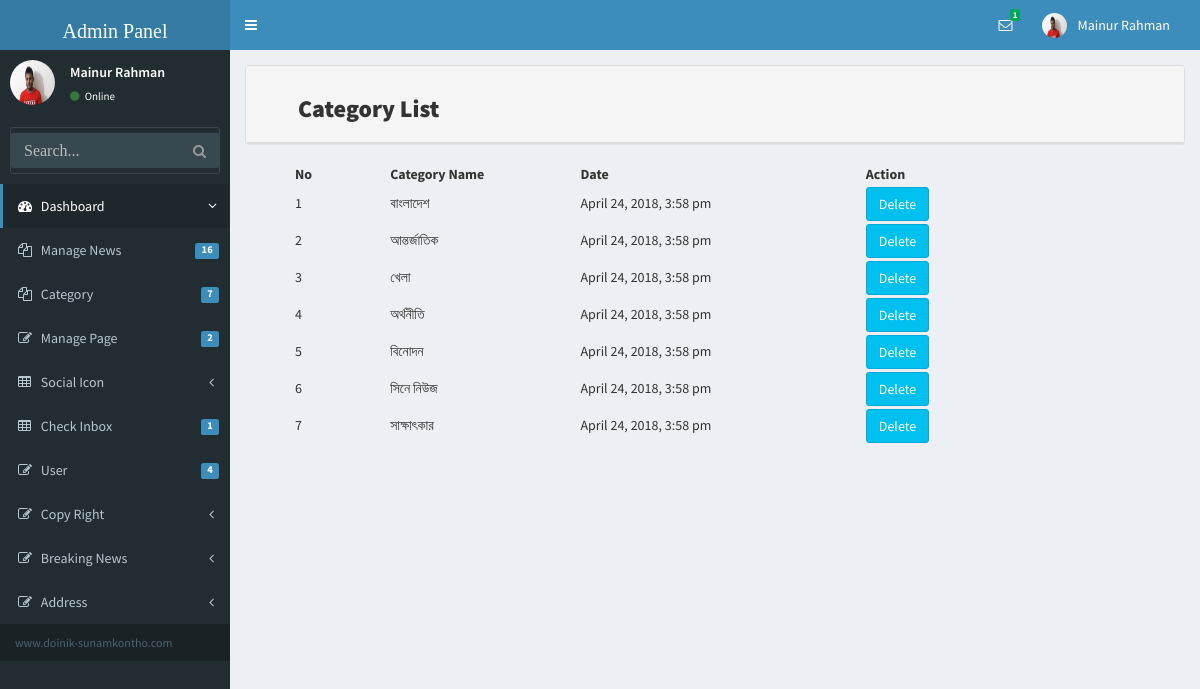
Page /admin/cat_list.php (signed in) on the committed database.
### tables this page shows
CREATE TABLE `category` (
  `id` int(10) NOT NULL,
  `category_name` varchar(55) NOT NULL,
  `date` timestamp NOT NULL DEFAULT CURRENT_TIMESTAMP
);

### library/Database.php (called while the page is built, shortened)
<?php
Class Database{
	public $host   = DB_HOST;
	public $user   = DB_USER;
	public $pass   = DB_PASS;
	public $dbname = DB_NAME;
	public $link;
	private function connectDB(){
	$this->link = new mysqli($this->host, $this->user, $this->pass, $this->dbname);
     $this->link->query("set_character_setresults='utf8'");
     $this->link->set_charset("utf8");
   }
	public function select($query){
		$result = $this->link->query($query) or die($this->link->error.__LINE__);
		if($result->num_rows > 0){
			return $result;
		} else {
			return false;
		}
	}
}

### library/Session.php (called while the page is built, shortened)
<?php
class Session
{
	public static function get($key){
		if (isset($_SESSION[$key])){
			$result = $_SESSION[$key];
		}
		if (isset($result)) {
			return $result;
		}else{
			return false;
		}
	}
}
?>

### library/Helper.php (called while the page is built, shortened)
<?php
class helper{
	public function formatDate($date){
		return date('F j, Y, g:i a', strtotime($date));
	}
}
?>

### admin/cat_list.php (the view, shortened to what this page needs)
<?php include('include/header.php'); ?>
   <?php include('include/sidebar.php'); ?>
      <div class="content-wrapper">
        <section class="content">
          <div class="row">
      <div class="col-md-12">
            <div class="panel panel-default">
              <div class="panel-heading">
                <h3>Category List</h3>
              </div>
            </div>
       <form>
         <table style="margin-left: 50px;">
            <thead>
            <tr>
              <th width="15%">No</th>
              <th width="30%">Category Name</th>
              <th width="45%">Date</th>
              <th width="15%">Action</th>
            </tr>
          </thead>
           <?php
               $query = "SELECT * FROM category";
               $result = $db->select($query);
               if ($result) {
                $i=0;
                while ($data = $result->fetch_assoc()) {
                 $i++;
            ?>
          <tbody>
            <tr>
              <td><?php echo $i;?></td>
              <td><?php echo $data['category_name'];?></td>
              <td><?php echo $sql_injection->formatDate($data['date']); ?></td>
              <td>
                <a style="margin-top: 3px;" onclick="return confirm('Do you want to delete this post? if you click the ok button then your post will permanently delete');" href="?deleteId=<?php echo $data['id'];?>" class="btn btn-info">Delete
                </a>
              </td>
            </tr>
         <?php  } } ?>
          </tbody>
      </table>
    </form>
            </div>
          </div>
        </section>
      </div>
    </div>
  <?php include('include/footer.php'); ?>

### admin/include/header.php (shortened to what this page needs)
<?php include '../library/Session.php';
?>
<?php include '../library/Database.php'; ?>
<?php include '../library/Helper.php'; ?>
<?php
 $db = new Database();
 $sql_injection = new helper()
?>
<!DOCTYPE html>
<html>
  <head>
    <link href="bootstrap/css/bootstrap.min.css" rel="stylesheet" type="text/css" />
    <link href="https://maxcdn.bootstrapcdn.com/font-awesome/4.3.0/css/font-awesome.min.css" rel="stylesheet" type="text/css" />
    <link href="http://code.ionicframework.com/ionicons/2.0.0/css/ionicons.min.css" rel="stylesheet" type="text/css" />
    <link href="dist/css/AdminLTE.min.css" rel="stylesheet" type="text/css" />
    <link href="dist/css/skins/_all-skins.min.css" rel="stylesheet" type="text/css" />
    <link href="dist/css/font-awesome.min.css" rel="stylesheet" type="text/css" />
    <link rel="stylesheet" type="text/css" href="dist/css/form.css"/>
    <link rel="stylesheet" href="//code.jquery.com/ui/1.12.1/themes/base/jquery-ui.css"/>
  </head>
  <body class="skin-blue">
    <div class="wrapper">
      <?php
    $userId = Session::get('userId');
      ?>
      <header class="main-header">
        <a href="index.php" class="logo"><h1 style="font-family: impact; font-size: 20px;">Admin Panel</h1></a>
        <nav class="navbar navbar-static-top" role="navigation">
          <a href="#" class="sidebar-toggle" data-toggle="offcanvas" role="button">
          </a>
          <div class="navbar-custom-menu">
            <ul class="nav navbar-nav">
              <li class="dropdown messages-menu">
                <a href="#" class="dropdown-toggle" data-toggle="dropdown">
                  <i class="fa fa-envelope-o"></i>
              <?php
                 $query  = "SELECT * FROM user_contact where flag = '0'";
              $result = $db->select($query);
              if ($result) {
                $i=0;
                while ($data = $result->fetch_assoc()) {
                 $i++;
               ?>
               <?php } } ?>
                  <span class="label label-success"><?php if (isset($i)) {
                   echo $i;
                  } else echo"0" ?></span>
                </a>
              </li>
              <li class="dropdown user user-menu">
                <?php
                 $query  = "SELECT * FROM tbl_admin where id = '$userId'";
              $result = $db->select($query);
              if ($result) {
                while ($data = $result->fetch_assoc()) {
               ?>
                <a href="#" class="dropdown-toggle" data-toggle="dropdown">
                  <img src="<?php  echo $data['image']; ?>" class="user-image" alt=""/>
                  <span class="hidden-xs"><?php  echo $data['name']; ?></span>
                </a>
              </li>
              <?php }  } ?>
            </ul>
          </div>
        </nav>
      </header>

### admin/include/sidebar.php (shortened to what this page needs)
  <aside class="main-sidebar">
    <section class="sidebar">
      <div class="user-panel">
 <?php
$userId = Session::get('userId');
  ?>
          <?php
             $query  = "SELECT * FROM tbl_admin where id = '$userId'";
          $result = $db->select($query);
          if ($result) {
            while ($data = $result->fetch_assoc()) {
           ?>
        <div class="pull-left image">
          <img src="<?php  echo $data['image']; ?>" class="img-circle" alt="User Image" />
        </div>
        <div class="pull-left info">
          <p><?php  echo $data['name']; ?></p>
          <a href="#"><i class="fa fa-circle text-success"></i> Online</a>
        </div>
        <?php } } ?>
      </div>
      <form action="news_search.php" method="get" class="sidebar-form">
        <div class="input-group">
          <input type="text" name="search" class="form-control" placeholder="Search..." style="margin-bottom: 5px;" />
          <span class="input-group-btn">
            <button type='submit' id='search-btn' class="btn btn-flat"><i class="fa fa-search"></i></button>
          </span>
        </div>
      </form>
      <ul class="sidebar-menu">
        <li class="active treeview">
          <a href="index.php">
            <i class="fa fa-dashboard"></i> <span>Dashboard</span> <i class="fa fa-angle-left pull-right"></i>
          </a>
        </li>
        <li class="treeview">
          <a href="#">
            <i class="fa fa-files-o"></i>
            <span>Manage News</span>
           <?php
             $query  = "SELECT * FROM tbl_post";
          $result = $db->select($query);
          if ($result) {
            $i=0;
            while ($data = $result->fetch_assoc()) {
             $i++;
              }
            }
           ?>
            <span class="label label-primary pull-right"><?php echo $i; ?></span>
          </a>
        </li>
          <li class="treeview">
          <a href="#">
            <i class="fa fa-files-o"></i>
            <span>Category</span>
          <?php
             $query  = "SELECT * FROM category";
              $result = $db->select($query);
               if ($result) {
                $i=0;
                while ($data = $result->fetch_assoc()) {
               $i++;
              }
            }
           ?>
            <span class="label label-primary pull-right"><?php echo $i; ?></span>
          </a>
        </li>
        <li class="treeview">
          <a href="#">
            <i class="fa fa-edit"></i> <span>Manage Page</span>
            <?php
              $query  = "SELECT * FROM tbl_page";
               $result = $db->select($query);
                if ($result) {
                 $i=0;
                while ($data = $result->fetch_assoc()) {
               $i++;
              }
            }
           ?>
            <span class="label label-primary pull-right"><?php echo $i; ?></span>
          </a>
        </li>
        <li class="treeview">
          <a href="#">
            <i class="fa fa-table"></i> <span>Social Icon</span>
            <i class="fa fa-angle-left pull-right"></i>
          </a>
        </li>
        <li class="treeview">
          <a href="#">
            <i class="fa fa-table"></i> <span>Check Inbox</span>
            <?php
             $query  = "SELECT * FROM user_contact where flag='0'";
               $result = $db->select($query);
               if ($result) {
                 $i=0;
                while ($data = $result->fetch_assoc()) {
               $i++;
              }
            }
           ?>
            <span class="label label-primary pull-right"><?php echo $i; ?></span>
          </a>
        <?php
         $query  = "SELECT * FROM user_contact";
             $result = $db->select($query);
              if ($result) {
               $i=0;
                while ($data = $result->fetch_assoc()) {
               $i++;
              }
            }
           ?>
        </li>
        <li class="treeview">
          <a href="#">
            <i class="fa fa-edit"></i> <span>User</span>
         <?php
           $query  = "SELECT * FROM tbl_admin";
             $result = $db->select($query);
              if ($result) {
               $i=0;
                while ($data = $result->fetch_assoc()) {
               $i++;
              }
            }
           ?>
          <span class="label label-primary pull-right"><?php echo $i; ?></span>
          </a>
        </li>
        <li class="treeview">
          <a href="#">
            <i class="fa fa-edit"></i> <span>Copy Right</span>
            <i class="fa fa-angle-left pull-right"></i>
          </a>
        </li>
        <li class="treeview">
          <a href="#">
            <i class="fa fa-edit"></i> <span>Breaking News</span>
            <i class="fa fa-angle-left pull-right"></i>
          </a>
        </li>
         <li class="treeview">
          <a href="#">
            <i class="fa fa-edit"></i> <span>Address</span>
            <i class="fa fa-angle-left pull-right"></i>
          </a>
        </li>
        <li class="header">www.doinik-sunamkontho.com</li>
      </ul>
    </section>
  </aside>

### rows in the picture
category: category_name "বাংলাদেশ", date "April 24, 2018, 3:58 pm"
category: category_name "আন্তর্জাতিক", date "April 24, 2018, 3:58 pm"
category: category_name "খেলা", date "April 24, 2018, 3:58 pm"
category: category_name "অর্থনীতি", date "April 24, 2018, 3:58 pm"
category: category_name "বিনোদন", date "April 24, 2018, 3:58 pm"
category: category_name "সিনে নিউজ", date "April 24, 2018, 3:58 pm"
category: category_name "সাক্ষাৎকার", date "April 24, 2018, 3:58 pm"

### other values in the picture
$i "1"
$data['name'] "Mainur Rahman"
$i "16"
$i "7"
$i "2"
$i "4"
